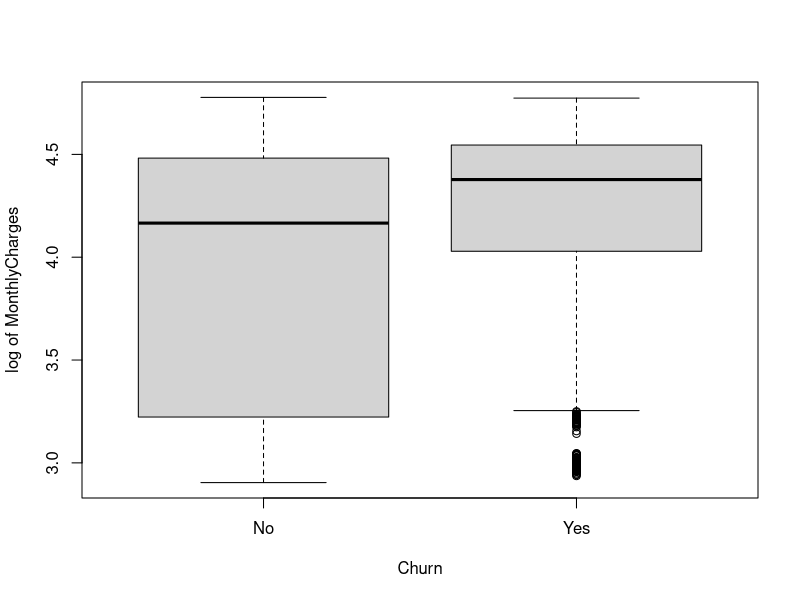

R code for this plot:
library(readxl)
library(dplyr)
df1 = read_excel("Telecom Churn Rate Dataset.xlsx")

boxplot(log(df1$MonthlyCharges) ~ df1$Churn, xlab = 'Churn', ylab = 'log of MonthlyCharges')

var.test(log(df1$MonthlyCharges[df1$Churn == 'Yes']), log(df1$MonthlyCharges[df1$Churn == 'No']))

t.test(log(df1$MonthlyCharges[df1$Churn == 'Yes']), log(df1$MonthlyCharges[df1$Churn == 'No']), 
       alternative = 'greater', var.equal = F)

